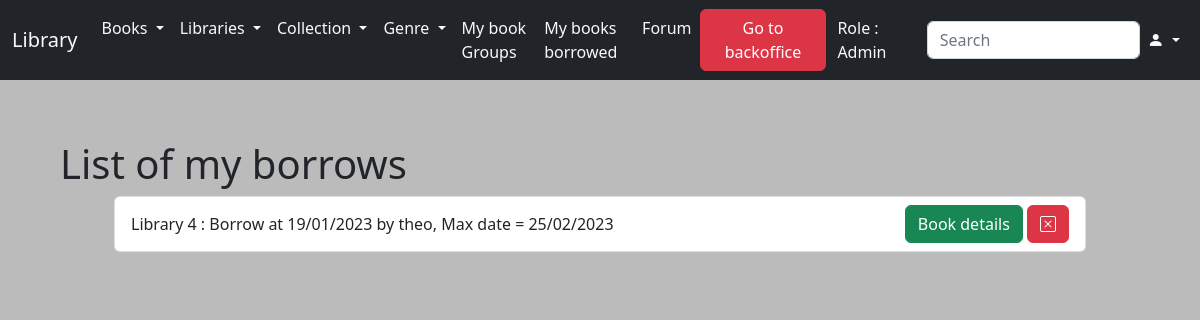
Screenshot of /lib/book/borrow/list/ (signed in) with the database file from the repository.
### lib/models.py (models this page shows)
class InstanceBook(models.Model):
    id_user = models.ForeignKey(User, on_delete=models.RESTRICT, null=True)
    id_books = models.ForeignKey(Books, on_delete=models.CASCADE)
    id_library = models.ForeignKey(Library, on_delete=models.CASCADE)
    borrowing_date = models.DateField(null=True, blank=True)
    max_date = models.DateField(null=True, blank=True)
    status = models.IntegerField(default=0)

class Library(models.Model):
    name = models.CharField(max_length=200)
    address_name = models.TextField(max_length=500)
    address_city = models.TextField(max_length=500)
    address_country = models.TextField(max_length=500)
    address_zip_code = models.TextField(max_length=500)
    creation_date = models.DateTimeField(auto_now_add=True)
    modification_date = models.DateTimeField(auto_now=True)

### lib/views.py (the view)
# urls.py: path('book/borrow/list/', views.list_borrows, name='list_book_borrowed'),
def list_borrows(request):
    if request.user.is_authenticated:
        instances = InstanceBook.objects.filter(id_user=request.user)
        return render(request, 'lib/book/list_borrows.html', { 'instances': instances })
    else:
        messages.error(request, "403, You are not connected")
        return redirect("login_def")

### library/context_processors.py (called while the page is built)
def extras(request):
    libraries = Library.objects.all()
    genre = Genre.objects.all()
    collection = Collection.objects.all()
    users = User.objects.all().order_by('-date_joined')
    userdata = UserData.objects.all()
    books = Books.objects.all()
    instances = InstanceBook.objects.all()
    lecture_group = LectureGroup.objects.all()
    lecturer = Lecturer.objects.all()
    forum = Forum.objects.all()
    return {
        'context_libraries': libraries,
        'context_genre': genre,
        'context_collection': collection,
        'context_users': users,
        'context_user_data': userdata,
        'context_books': books,
        'context_instances': instances,
        'context_lecture_group': lecture_group,
        'context_lecturer': lecturer,
        'context_forums': forum,
    }

### lib/templates/lib/book/list_borrows.html (shortened to what this page needs)
{% extends 'lib/index.html' %}
{% block title %} List of my borrows {% endblock title %} {% block content %} {% load permission_tags %}
<h1>List of my borrows</h1>
<ul class="list-group">
  {% for instance in instances %}
    {% if instance.status == 1 %}
      {% now "Y-m-d" as today_date %}
      {% if today_date > instance.max_date|date:"Y-m-d" %}
        <li class="list-group-item list-group-item-danger d-flex justify-content-between align-items-center instance_admin">
      {% else %}
        <li class="list-group-item d-flex justify-content-between align-items-center instance_admin">
      {% endif %}
      {{ instance.id_library.name }} :
      Borrow at {{instance.borrowing_date|date:"d/m/Y" }}
      by {{ instance.id_user.username }},
      Max date = {{ instance.max_date|date:"d/m/Y" }}
      <div>
        <a class="btn btn-success" href="{% url 'book_page' instance.id_books.pk %}" role="button">
          Book details
        </a>
        <a class="btn btn-danger" href="{% url 'cancel_borrow_admin' instance.pk %}" role="button">
          <i class="bi bi-x-square"></i>
        </a>
      </div>
    </li>
  {% endif %}
  {% endfor %}
</ul>
{% endblock content %}

### rows the page displays
InstanceBook: id_library.name "Library 4", borrowing_date "19/01/2023", id_user.username "theo", max_date "25/02/2023"
